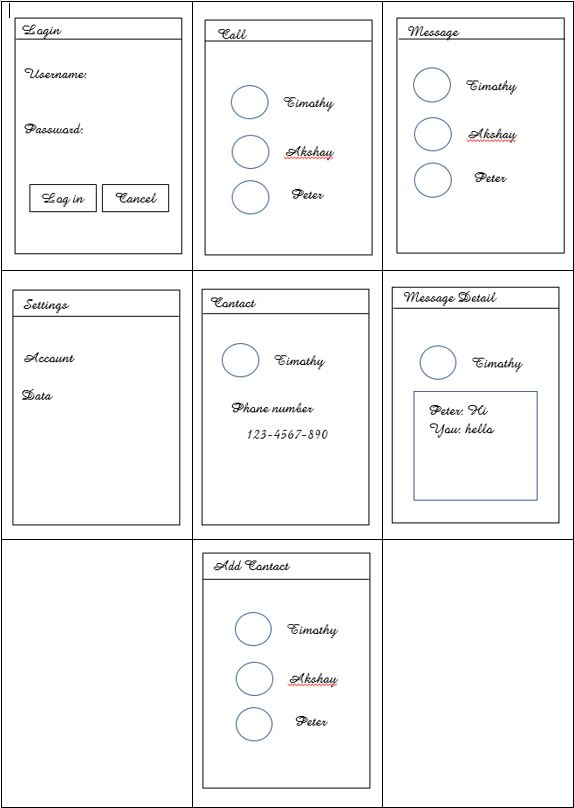
#> input picture SketchToApp/Capture.JPG, 574 x 808 px
$ python -i sketchProcessing.py   (imports and definitions only)
#> lines starting #> are read from the running program, lines starting #| are printed output that depends on the picture; after the words box and inside, x2 and y2 are one past the last pixel; in counts of white or black regions, pixels touching at a corner belong together
### SketchToApp/viewProcessor/Canny.py
# -*- coding: utf-8 -*-
"""
Created on Thu Oct  5 11:18:04 2017

@author: soumi
"""

import Utils.Constants as Constants
import cv2
import numpy as np

class Canny:

    ratio =2;
    def __init(self):
        self.lowThreshold = 100
        self.highThreshold = 200

    # Dilate the edge
    def addDilate(self,imgData):
        dilationSize = 2
        kernel = np.ones((2 * dilationSize + 1, 2 * dilationSize + 1), np.uint8)
        img_dilation = cv2.dilate(imgData, kernel, iterations=1)
        return img_dilation
    #find the threshold of the image
    def updateLowHeightThreshold(self, imgData):
        imgHist = cv2.equalizeHist(imgData)
        #mean = cv2.core.Core.mean(imgHist)
        mean = np.average(imgHist)
        self.lowThreshold = int(Constants.CANNY_KERRY_WONG_LOW_THRESHOLD_RATIO * mean * Constants.CANNY_RATIO_CONTROL_THRESHOLD)
        self.highThreshold = int(Constants.CANNY_KERRY_WONG_LOW_THRESHOLD_RATIO * self.ratio * mean * Constants.CANNY_RATIO_CONTROL_THRESHOLD)
    #find Edge using canny edge detection algorithm
    def findEdge(self,imgData):
        self.updateLowHeightThreshold(imgData)
        edgeImage = cv2.Canny(imgData,self.lowThreshold,self.highThreshold)
        return edgeImage


### SketchToApp/RectUtils/Rect.py
# -*- coding: utf-8 -*-
"""
Created on Sat Oct  7 20:26:16 2017

@author: soumi
"""
from RectUtils.Point import Point

class Rect:

    def __init__(self, x=0 ,y=0 , width=0, height=0):
        self.x = x
        self.y = y
        self.width = width
        self.height = height


    def tl(self):
        return (int(self.x) , int(self.y))

    def tl_Pt(self):
        return Point(int(self.x) , int(self.y))

    def br_Pt(self):
        return Point(int(self.x + self.width) ,  int(self.y + self.height))

    def br(self):
        return (int(self.x + self.width) ,  int(self.y + self.height))


    # [6 lines left out: function reshape, not called in this run]

    def area(self):
        return self.height*self.width

    def __hash__(self):
        return hash((self.x, self.y, self.width, self.height))

    # [8 lines left out: function __eq__, not called in this run]

    def __ne__(self, other):
        return not(self.__eq__(other))

### SketchToApp/Utils/ColorUtil.py
# -*- coding: utf-8 -*-
"""
Created on Sun Oct 15 00:38:55 2017

@author: soumi
"""

from random import *
from RectUtils.Rect import Rect
import copy
#import Utils.ImageUtil as ImageUtil

MAX_AREA_SCAN = 1000

class CColor:
    White= (255,255,255)
    Black = (0,0,0)
    Gray =    (190,190,190)
    Navy = (0,0,128)
    Blue = (0,0,255)
    Sky_Blue = (135,206,250)
    Cyan = (0,255,255)
    Dark_Green = (0,100,0)
    Green_Yellow = (173,255,47)
    Yellow_Green = (154,205,50)
    Khaki = (240,230,140)
    Yellow = (255,255,0)
    Gold = (255,215,0)
    Brown = (165,42,42)
    Orange = (255,165,0)
    Red = (255,0,0)
    Pink = (255,192,203)
    Violet = (238,130,238)
    Magenta = (255,0,255)
    Cyan = (0,255,255)
    Light_Gray = (211,211,211)
    Dark_gray = (169,169,169)
    Green = (0,255,0)


# [118 lines left out: functions pixelWithinChildren, isAContainer, findDominateColor, not called in this run]

def	 getImageFromRect(original, rect) :
    newImage = copy.deepcopy(original[int(rect.y):int(rect.y+rect.height),int(rect.x):int(rect.x+rect.width)])
    return newImage

# [41 lines left out: function findDominateColorForTextView, not called in this run]

def rgbDiff(scaColor1, scaColor2):
    return abs(int(scaColor1[1])-int(scaColor2[1])) + abs(int(scaColor1[2])-int(scaColor2[2])) + abs(int(scaColor1[3])-int(scaColor2[3]))

def toInt(  a ,   r,   g,   b) :
    return (a & 255) << 24 | (r & 255) << 16 | (g & 255) << 8 | (b & 255) << 0

def alphaColortoInt(cColor):
    return (cColor[0] & 255) << 24 | (cColor[1] & 255) << 16 | (cColor[1] & 255) << 8 | (cColor[2] & 255) << 0

def cColortoInt(cColor):
    a = 255
    return (a & 255) << 24 |(cColor[0] & 255) << 16 | (cColor[1] & 255) << 8 | (cColor[2] & 255) << 0

# [5 lines left out: function getScalar, not called in this run]


def randomColor() :
    return (randint(0,255 ), randint(0,255 ), randint(0,255 ),randint(0,255 ))

def randomColorInt():
    return toInt(randomColor()[0],randomColor()[1],randomColor()[2],randomColor()[3])


class ColorWrapper:
    def __init__(self, color =cColortoInt(CColor.Black) , thicknessType=1):
            self.color = color
            self.thicknessType = thicknessType

### SketchToApp/RectUtils/RectView.py
# -*- coding: utf-8 -*-
"""
Created on Thu Oct  5 17:20:53 2017

@author: soumi
"""

from RectUtils.Rect import Rect
import RectUtils.RectUtil as RectUtil
from Utils import FileMetadata
import RectUtils.RectViewUtil as RectViewTypes
from RectUtils.RectViewUtil import ListInfo, ListItemInfo, ListItemMetadata, ListItemType, ListMetadataRoot,TextInfo


class RectView(Rect):

    def __init__(self, x=0 ,y=0 , width=0, height=0,contour=None):
        super().__init__(x,y,width,height)
        self.contour = contour
        self.mChildren = []
		#mTextWithLocations = new ArrayList<OCRTextWrapper>();
#        self.mImageInfo = ImageInfo()
        self.mListInfo = ListInfo();
        self.mTextInfo = TextInfo()
        self.mType = RectViewTypes.VIEW_TYPE_DEFAULT
        self.mColor=  None
        self.mAlpha=0.0
        self.mTextChildren = []
        self.mTextWithLocations = []
        self.mIconInfo = ""
        self.mListItemInfo = ListItemInfo()
        self.textColor =  0
        self.elementID = -1
        self.iconID = -1

    def __hash__(self):
        return hash((self.tl(), self.br(), self.mType))

    # [8 lines left out: function __eq__, not called in this run]

    def __ne__(self, other):
        return not(self.__eq__(other))


    def includes(self,bound):
        return RectUtil.contains(self.rect, bound)

    def hasText(self):
         return len(self.mTextWithLocations) > 0


    # [6 lines left out: function getOverlapRatio, not called in this run]

    def addAllChild(self,child):
        self.mChildren.extend(child)

    def addChild(self,rawView):
        self.mChildren.append(rawView)

# [6 lines of commented-out code are left out]


    # [49 lines left out: functions toString, hasTextRecusive, isIconButton, getIconName, getViewTypeForAtomicElement, not called in this run]

    def getElementID(self):
       return "element" + str(self.elementID)

### SketchToApp/sketchProcessing.py
# -*- coding: utf-8 -*-
"""
Created on Wed Mar 21 14:52:03 2018

@author: sxm6202xx
"""

# -*- coding: utf-8 -*-
"""
Created on Wed Oct  4 00:16:19 2017

@author: soumi
"""
from time import sleep
#import numpy as np
import cv2
from viewProcessor.Canny import Canny
from viewProcessor.ContourAnalysis import ContourAnalysis
from viewProcessor.ContourAnalysis import ContourInfo
from Utils.Project import Project
from viewProcessor.ViewHierarchyProcessor import ViewHierarchyProcessor
from Utils.Resolution import Resolution
from ocr.TextProcessor import TextProcessor
from Utils import Util
import copy
from Utils import XmlUtil
from Utils import Constants
from Utils.Profile import Profile
from Utils.Profile import DeviceDensity
from Utils.DipCalculator import DipCalculator
import os
from Utils import ImageUtil
from viewProcessor import Transform
from shutil import copyfile
from ocr import AzureVision
import numpy as np
from Screen import Screen2 as Scr
import math


def Distance(aLine):
    return math.sqrt(math.pow((aLine[0][2]-aLine[0][0]),2) + math.pow((aLine[0][3]-aLine[0][1]),2) )

# [50 lines left out: functions RecognizeLines, checkValidScreen, not called in this run]


def generateProject(fileLocation):

#> called with fileLocation = 'Capture.JPG'
    fileExitst = os.path.isfile(fileLocation)
    if(not fileExitst):
        return "Can't access the file"
    img_raw = cv2.imread(fileLocation)
#> img_raw is the input picture: shape (808, 574, 3); mean B, G, R 245.3, 245.2, 245.2


    img_raw = cv2.fastNlMeansDenoising(img_raw,30.0, 7, 21)

    img_gray = copy.deepcopy(img_raw)

    if len(img_raw.shape) == 3 :
        img_gray  = cv2.cvtColor(img_raw, cv2.COLOR_BGR2GRAY)


    # dilate and find edges in the provided screenshot

    # This part is for finding window
    adaptiveThresholding = cv2.adaptiveThreshold(img_gray,255,cv2.ADAPTIVE_THRESH_MEAN_C,\
            cv2.THRESH_BINARY,11,2)
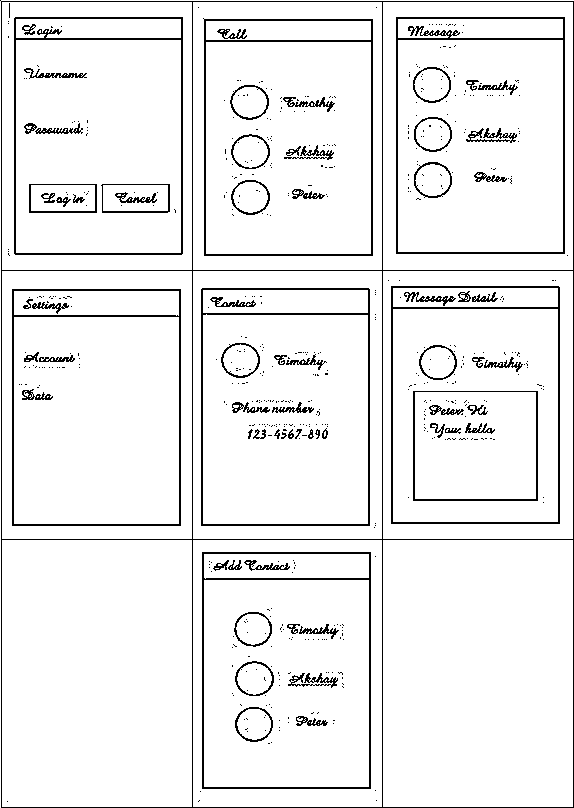
#> adaptiveThresholding: shape (808, 574); 93.5% white; black in thin lines or dots

    canny = Canny()

    dst_edge = canny.findEdge(adaptiveThresholding)
#> in updateLowHeightThreshold, `mean = np.average(imgHist)`: mean = 238.4
#> in updateLowHeightThreshold, `self.lowThreshold = int(Constants.CANNY_KERRY_WONG_LOW_THRESHOLD_RATIO..`: self.lowThreshold = 23
#> in updateLowHeightThreshold, `self.highThreshold = int(Constants.CANNY_KERRY_WONG_LOW_THRESHOLD_RATI..`: self.highThreshold = 47
#> in findEdge, `edgeImage = cv2.Canny(imgData,self.lowThreshold,self.highThreshold)`:
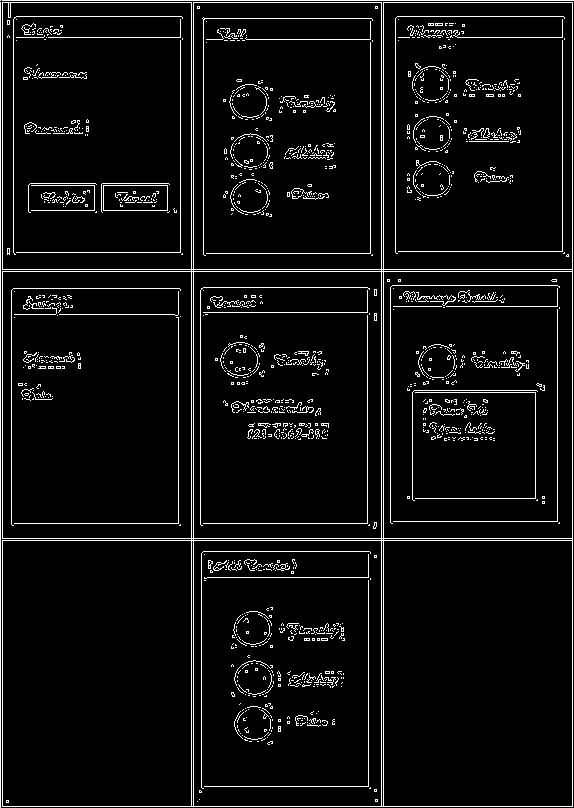
#> edgeImage: shape (808, 574); 5.8% white in thin lines or dots
    dst_edge_dilate = canny.addDilate(dst_edge)
#> in addDilate, `img_dilation = cv2.dilate(imgData, kernel, iterations=1)`:
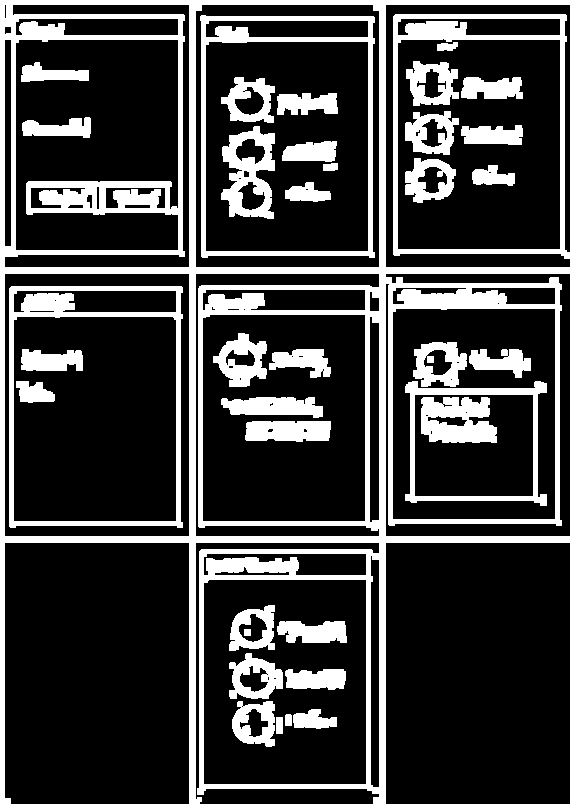
#> img_dilation: shape (808, 574); 24.7% white; 37 white regions, largest, box (x1, y1, x2, y2) and area: (0, 0, 574, 808) 65227, (9, 286, 183, 528) 5807, (200, 15, 375, 258) 5267
#
#
#> (the run stopped early here; a loop or call above may not have finished)

$ run again, on SketchToApp/houghlines3.jpg
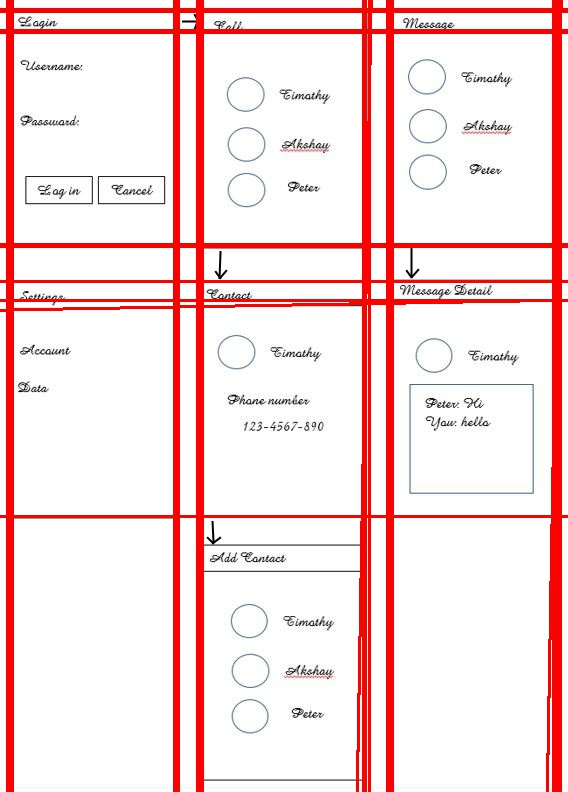
#> input picture SketchToApp/houghlines3.jpg, 568 x 792 px
#> in generateProject, img_raw is the input picture: shape (792, 568, 3); mean B, G, R 220.3, 220.5, 248.2
#> in generateProject, `adaptiveThresholding = cv2.adaptiveThreshold(img_gray,255,cv2.ADAPTIVE..`:
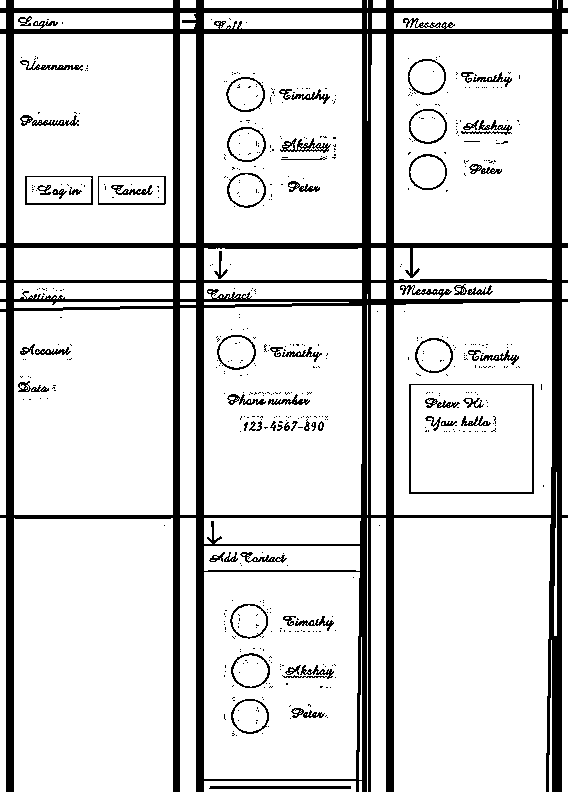
#> adaptiveThresholding: shape (792, 568); 85% white; 572 black regions (503 under 20 px), largest, box (x1, y1, x2, y2) and area: (0, 0, 568, 792) 56404, (409, 384, 534, 494) 803, (209, 786, 351, 789) 424
#> mean = 216.9
#> self.lowThreshold = 21
#> self.highThreshold = 43
#> edgeImage: shape (792, 568); 6.4% white in thin lines or dots
#> in addDilate, `img_dilation = cv2.dilate(imgData, kernel, iterations=1)`:
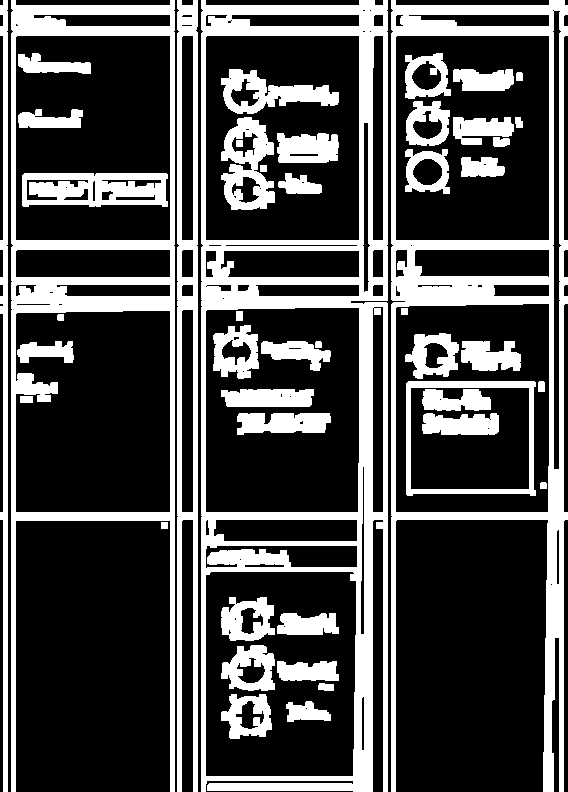
#> img_dilation: shape (792, 568); 29.7% white; 48 white regions, largest, box (x1, y1, x2, y2) and area: (201, 0, 388, 792) 34686, (391, 0, 568, 792) 24329, (11, 0, 175, 792) 19223

$ run again, on SketchToApp/screen00.jpg
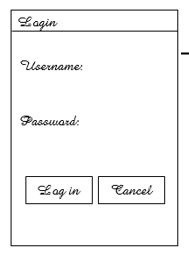
#> input picture SketchToApp/screen00.jpg, 189 x 264 px
#> in generateProject, img_raw is the input picture: shape (264, 189, 3); min 0, max 255, mean 244.9
#> in generateProject, `adaptiveThresholding = cv2.adaptiveThreshold(img_gray,255,cv2.ADAPTIVE..`:
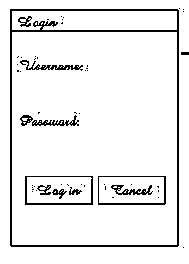
#> adaptiveThresholding: shape (264, 189); 92.7% white; black in thin lines or dots, all inside (x1, y1, x2, y2) = (10, 8, 189, 248)
#> mean = 236.4
#> self.lowThreshold = 23
#> self.highThreshold = 47
#> edgeImage: shape (264, 189); 4.9% white in thin lines or dots, all inside (x1, y1, x2, y2) = (9, 7, 189, 249)
#> in addDilate, `img_dilation = cv2.dilate(imgData, kernel, iterations=1)`:
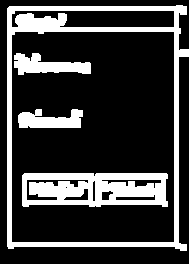
#> img_dilation: shape (264, 189); 22.9% white; 4 white regions, box (x1, y1, x2, y2) and area: (7, 5, 189, 251) 5680, (22, 173, 168, 207) 3855, (14, 53, 91, 75) 1001, (18, 109, 83, 128) 883
